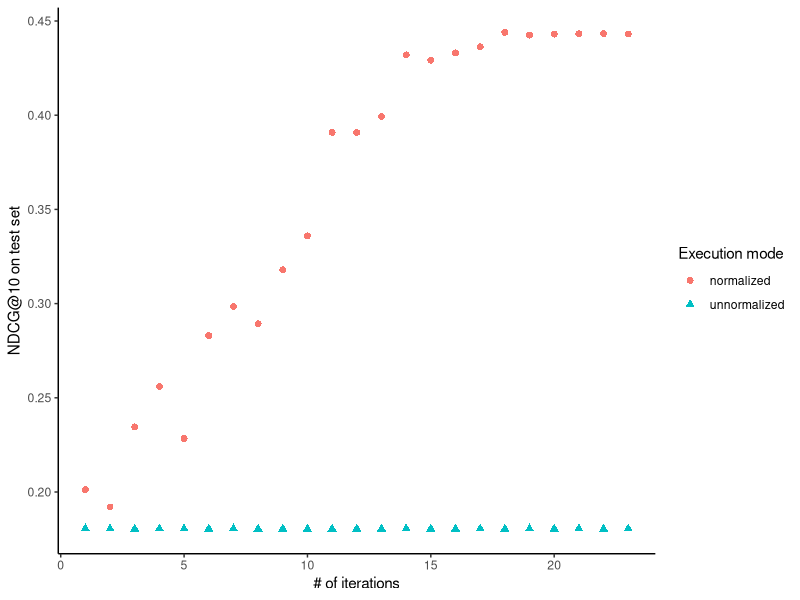

Source code (R):
setwd("C:/Git-data/Afstuderen/implementation/RankLib/")
library(ggplot2)
library(mgcv)
library(stringr)
library(scales)
measure = read.csv("normalization_measurements_mslr_web_10k.csv") # read csv file

d <- ggplot(data=measure, aes(x=iters, y=ndcg, colour=norm, shape=norm))
d <- d + geom_point(size=2) + 
	theme_bw() + 
	theme(
		panel.grid.major = element_blank(),
		panel.grid.minor = element_blank(),
		panel.border     = element_blank(),
		panel.background = element_blank(),
		axis.line = element_line(color='black')
	) +
	xlab("# of iterations") +
	ylab("NDCG@10 on test set") +
	labs(colour = "Execution mode", shape = "Execution mode") 
ggplot_build(d)